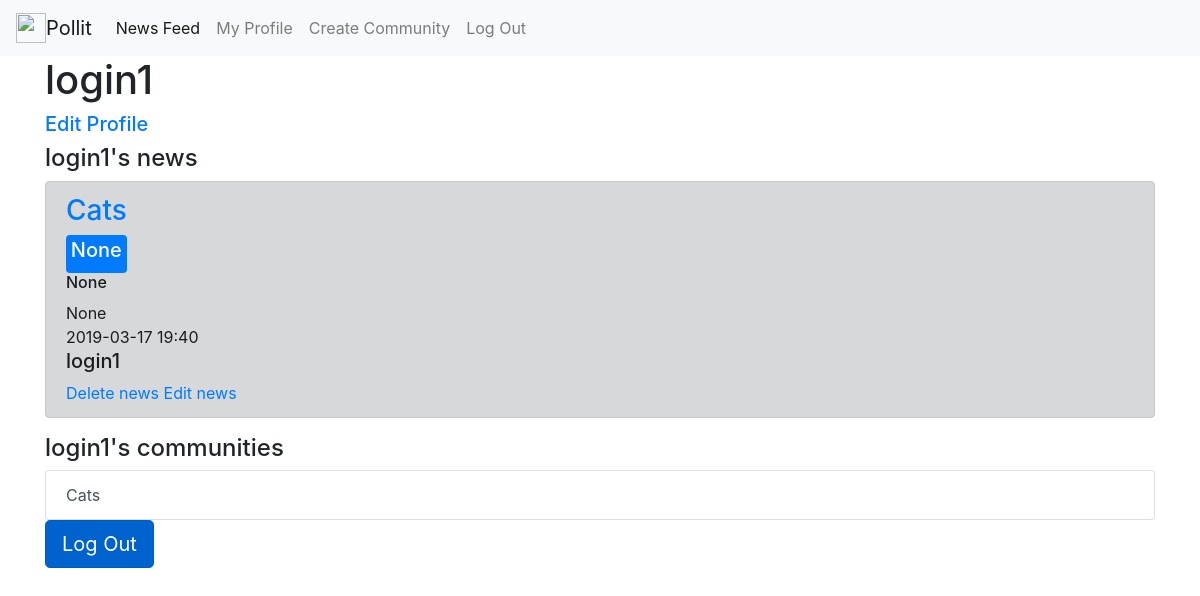
Page /profile/login1 (signed in) on the earlier database version.
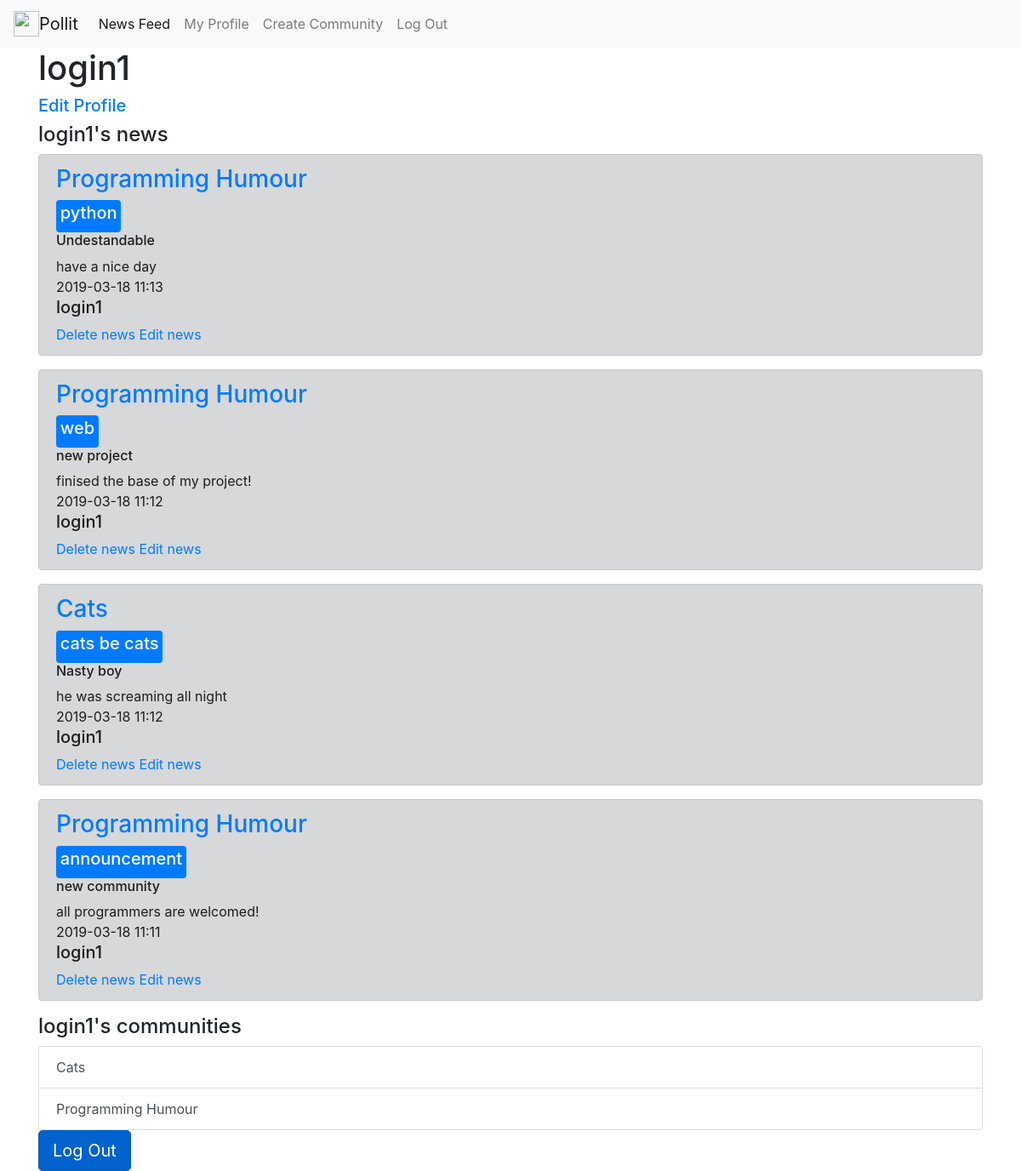
Same page on the later database version.
### tables this page shows
CREATE TABLE users 
                            (id INTEGER PRIMARY KEY AUTOINCREMENT, 
                             user_name VARCHAR(50),
                             password_hash VARCHAR(128),
                             communities VARCHAR(1000)
                             );

CREATE TABLE communities 
                            (id INTEGER PRIMARY KEY AUTOINCREMENT,
                             title VARCHAR(100),
                             bio VARCHAR(1000),
                             users VARCHAR(10000)
                             );

CREATE TABLE news 
                            (id INTEGER PRIMARY KEY AUTOINCREMENT,
                             community INTEGER, 
                             title VARCHAR(100),
                             hashtag VARCHAR(100),
                             content VARCHAR(1000),
                             date VARCHAR(1000),
                             user_id INTEGER
                             );

### main.py (the view)
@app.route('/profile/<user_name>', methods=['GET', 'POST'])
def profile(user_name):
    if 'username' not in session:
        return redirect('/login')
    user_id = session['user_id']
    user = user_model.get_name(user_name)[0]
    news = [(tuply[0], community_model.get(tuply[1])[1], tuply[2], tuply[3], tuply[4], tuply[5], user_name)
            for tuply in NewsModel(db.get_connection()).get_all(user)][::-1]
    comm = UserModel(db.get_connection()).get(user)[3].split()
    communities = [community_model.get(int(i))[1] for i in comm]
    return render_template('profile.html', user_name=user_name, news=news, communities=communities)

### models.py (called while the page is built)
    def get_connection(self):
        return self.conn

    def get(self, user_id):
        cursor = self.connection.cursor()
        cursor.execute("SELECT * FROM users WHERE id = ?", (str(user_id), ))
        row = cursor.fetchone()
        return row

    def get_name(self, user_name):
        cursor = self.connection.cursor()
        cursor.execute("SELECT * FROM users WHERE user_name = ?", (str(user_name), ))
        row = cursor.fetchone()
        return row

    def get_all(self, user_id=None, community_id=None):
        cursor = self.connection.cursor()
        if user_id:
            cursor.execute("SELECT * FROM news WHERE user_id = ?",
                           (str(user_id), ))
        elif community_id:
            cursor.execute("SELECT * FROM news WHERE community = ?",
                           (str(community_id),))
        else:
            cursor.execute("SELECT * FROM news")
        rows = cursor.fetchall()
        return rows

    def get(self, community_id):
        cursor = self.connection.cursor()
        cursor.execute("SELECT * FROM communities WHERE id = ?", (str(community_id), ))
        row = cursor.fetchone()
        return row

### templates/profile.html
{% extends "base.html" %}
{% block content %}
    <h1>{{ user_name }}</h1>
    {% if user_name == session['username'] %}
        <h5><a href="/profile/{{ user_name }}/edit">Edit Profile</a></h5>
    {% endif %}
    <h4>{{ user_name }}'s news</h4>
    {% for item in news %}
    <div class="alert alert-dark" role="alert">
        <h3><a href="/community/{{ item[1] }}">{{ item[1] }}</a></h3>
        <div class="badge badge-primary text-wrap"><h5>{{ item[3] }}</h5></div>
        <h6>{{ item[2] }}</h6>
        <div>{{ item[4] }}</div>
        <div>{{ item[5] }}</div>
        <h5>{{ item[6] }}</h5>
        {% if user_name == session['username'] %}
            <a href="/delete_news/{{item[0]}}">Delete news</a>
            <a href="/edit_news/{{item[0]}}">Edit news</a>
        {% endif %}
    </div>
    {% endfor %}
    <h4>{{ user_name }}'s communities</h4>
    <div class="list-group">
    {% for item in communities %}
        <a href="/community/{{ item }}" class="list-group-item list-group-item-action">{{ item }}</a>
    {% endfor %}
    </div>
    {% if user_name == session['username'] %}
        <a href="/logout" class="btn btn-primary btn-lg active" role="button" aria-pressed="true">Log Out</a>
    {% endif %}
{% endblock %}

Differences in the rows shown:
now on one of the page's lists (row edited): users: title "Programming Humour", hashtag "web", title "new project", content "finised the base of my project!", date "2019-03-18 11:12", user_name "login1", title "Cats", hashtag "cats be cats", title "Nasty boy", content "he was screaming all night", hashtag "announcement", title "new community", content "all programmers are welcomed!", date "2019-03-18 11:11"
changed users "login1": title "Cats" → "Programming Humour"; hashtag "None" → "python"; title "None" → "Undestandable"; content "None" → "have a nice day"; date "2019-03-17 19:40" → "2019-03-18 11:13"
added communities: title "Programming Humour"
